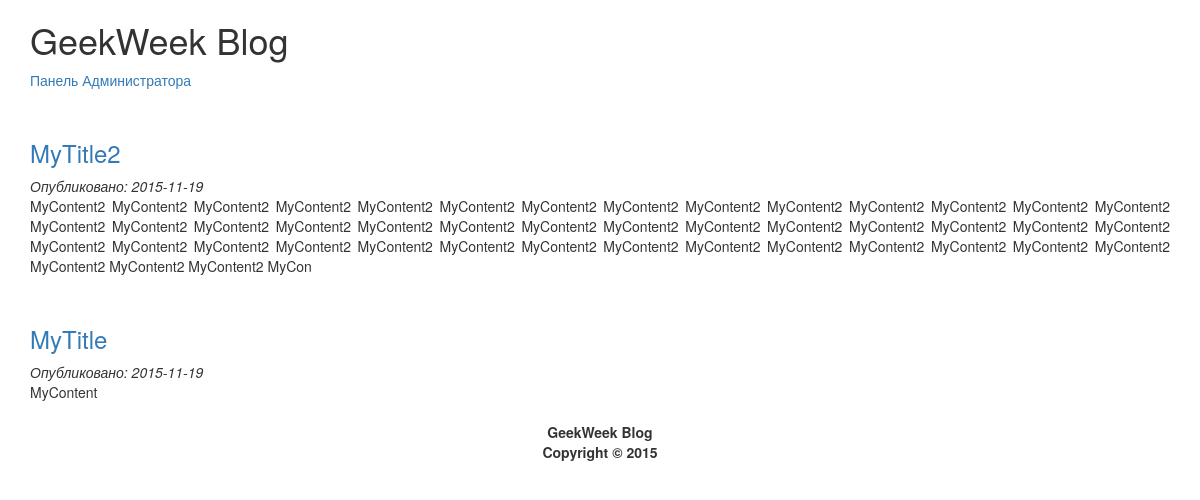
The page / on the database its author committed.
### tables this page shows
CREATE TABLE IF NOT EXISTS `articles` (
  `id` int(11) NOT NULL,
  `title` varchar(255) NOT NULL,
  `content` text NOT NULL,
  `date` date NOT NULL
);

### index.php (called while the page is built)
<?php
require_once("models/db.php");
require_once("models/articles.php");
$link = db_connect();
$articles = articles_all($link);
require("views/articles.php");

### models/articles.php (called while the page is built, shortened)
<?php
function articles_intro($text, $len = 500){
	return mb_substr($text, 0, $len);
}
function articles_all($link){
	$query = "SELECT * FROM articles ORDER BY id DESC";
	$result = mysqli_query($link, $query);
	$n = mysqli_num_rows($result);
	$articles = [];
	for ($i=0;$i < $n; $i++) {
		$row = mysqli_fetch_assoc($result);
		$articles[] = $row;
	}
	return $articles;
}

### views/articles.php (the view, shortened to what this page needs)
<!DOCTYPE html>
<html>
	<head>
		<link rel="stylesheet" href="https://maxcdn.bootstrapcdn.com/bootstrap/3.3.5/css/bootstrap.min.css">
		<link rel="stylesheet" href="style.css">
	</head>
	<body>
		<div class="container">
			<h1>GeekWeek Blog</h1>
			<a href="admin">Панель Администратора</a>
			<div>
				<?php foreach($articles as $a): ?>
				<div class="article">
					<h3><a href="article.php?id=<?=$a['id']?>"><?=$a['title'] ?></a></h3>
					<em>Опубликовано: <?=$a['date'] ?></em>
					<p><?=articles_intro($a['content']) ?></p>
				</div>
				<?php endforeach ?>
			</div>
			<footer>
				<p>GeekWeek Blog<br>Copyright &copy; 2015</p>
			</footer>
		</div>
	</body>
</html>

### style.css (style rules this page uses)
.article { margin-top:50px; }
.article p { text-align: justify; }
footer { margin-top: 20px; text-align: center; font-weight: bold; }

### rows shown on the page
articles: title "MyTitle2", date "2015-11-19", content "MyContent2 MyContent2 MyContent2 MyContent2 MyContent2 MyContent2 MyContent2 MyContent2 MyContent2 MyContent2 MyContent2 MyContent2 MyContent2 MyContent2 MyContent2 MyContent2 MyContent2 MyContent2 MyContent2 MyContent2 MyContent2 MyContent2 MyContent2 MyContent2 MyContent2 MyContent2 MyContent2 MyContent2 MyContent2 MyContent2 MyContent2 MyContent2 MyContent2 MyContent2 MyContent2 MyContent2 MyContent2 MyContent2 MyContent2 MyContent2 MyContent2 MyContent2 MyContent2 MyContent2 MyContent2 MyCon"
articles: title "MyTitle", date "2015-11-19", content "MyContent"
